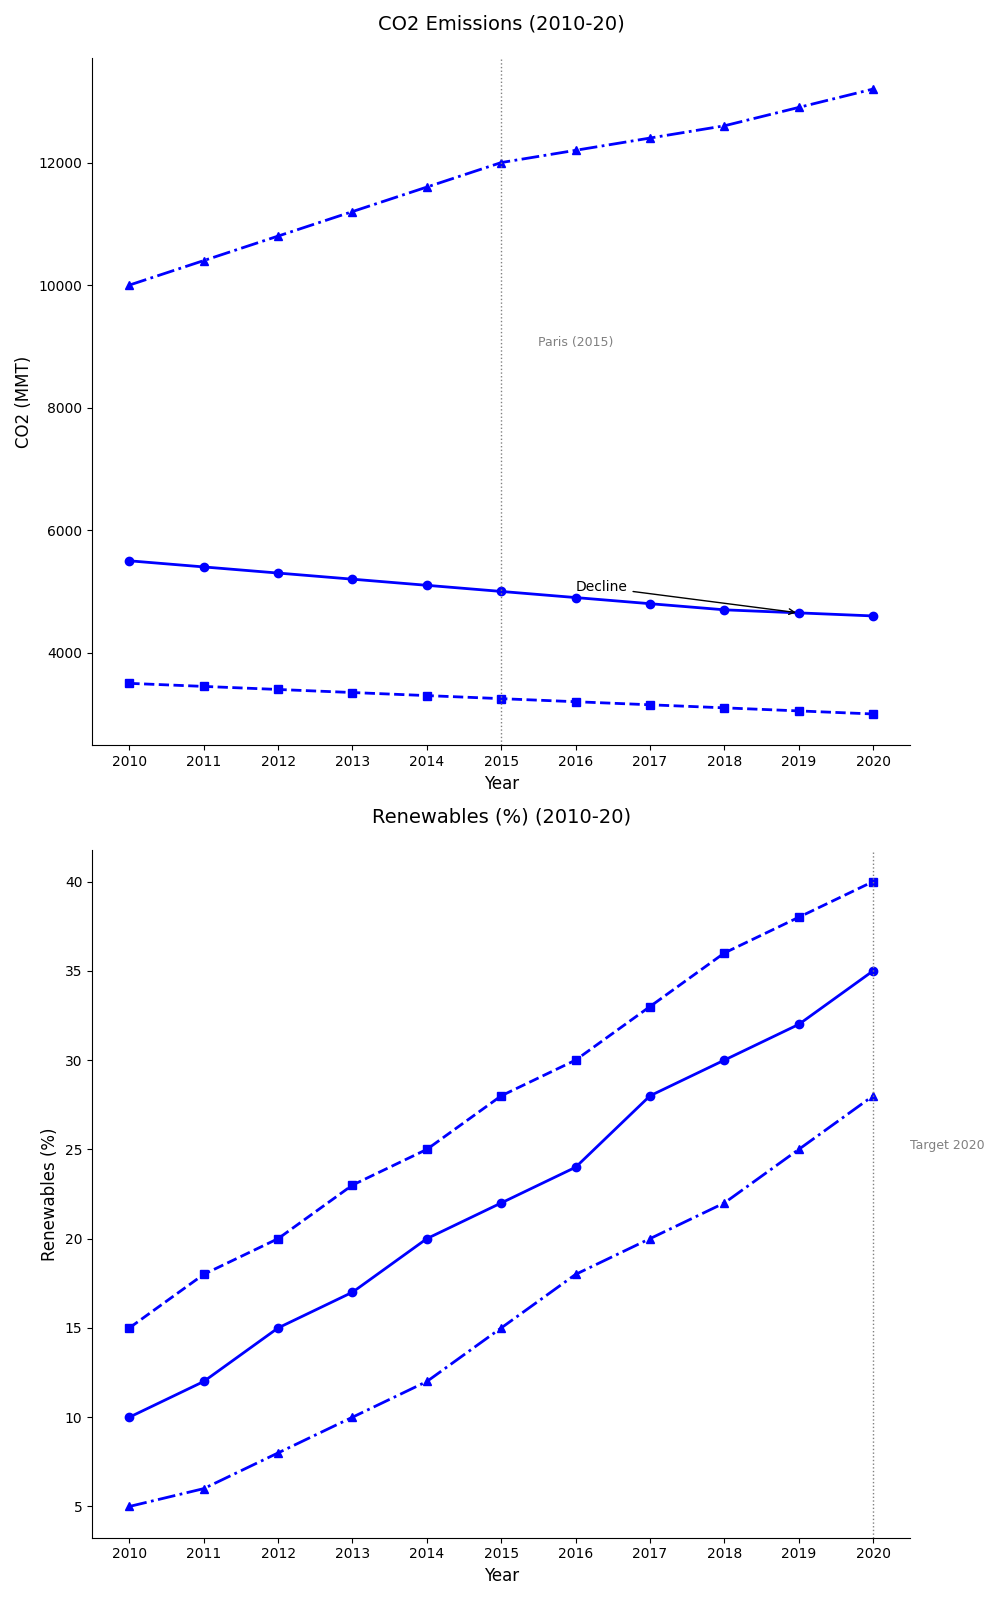

Here is the Python script that generated this plot:
import matplotlib.pyplot as plt
import numpy as np

years = np.arange(2010, 2021)
north_america_co2 = [5500, 5400, 5300, 5200, 5100, 5000, 4900, 4800, 4700, 4650, 4600]
europe_co2 = [3500, 3450, 3400, 3350, 3300, 3250, 3200, 3150, 3100, 3050, 3000]
asia_co2 = [10000, 10400, 10800, 11200, 11600, 12000, 12200, 12400, 12600, 12900, 13200]
north_america_renew = [10, 12, 15, 17, 20, 22, 24, 28, 30, 32, 35]
europe_renew = [15, 18, 20, 23, 25, 28, 30, 33, 36, 38, 40]
asia_renew = [5, 6, 8, 10, 12, 15, 18, 20, 22, 25, 28]

fig, (ax1, ax2) = plt.subplots(2, 1, figsize=(10, 16))

# Plot for CO2 emissions
ax1.plot(years, north_america_co2, color='blue', marker='o', linestyle='-', linewidth=2)
ax1.plot(years, europe_co2, color='blue', marker='s', linestyle='--', linewidth=2)
ax1.plot(years, asia_co2, color='blue', marker='^', linestyle='-.', linewidth=2)
ax1.axvline(x=2015, color='grey', linestyle=':', linewidth=1)
ax1.text(2015.5, 9000, 'Paris (2015)', fontsize=9, color='grey')
ax1.set_title("CO2 Emissions (2010-20)", fontsize=14, pad=20)
ax1.set_xlabel("Year", fontsize=12)
ax1.set_ylabel("CO2 (MMT)", fontsize=12)
ax1.set_xticks(years)
ax1.spines['top'].set_linewidth(0)
ax1.spines['right'].set_linewidth(0)
ax1.annotate('Decline', xy=(2019, 4650), xytext=(2016, 5000),
             arrowprops=dict(facecolor='black', arrowstyle='->'), fontsize=10)

# Plot for renewable energy
ax2.plot(years, north_america_renew, color='blue', marker='o', linestyle='-', linewidth=2)
ax2.plot(years, europe_renew, color='blue', marker='s', linestyle='--', linewidth=2)
ax2.plot(years, asia_renew, color='blue', marker='^', linestyle='-.', linewidth=2)
ax2.set_title("Renewables (%) (2010-20)", fontsize=14, pad=20)
ax2.set_xlabel("Year", fontsize=12)
ax2.set_ylabel("Renewables (%)", fontsize=12)
ax2.set_xticks(years)
ax2.spines['top'].set_linewidth(0)
ax2.spines['right'].set_linewidth(0)
ax2.axvline(x=2020, color='grey', linestyle=':', linewidth=1)
ax2.text(2020.5, 25, 'Target 2020', fontsize=9, color='grey')

plt.tight_layout()
plt.show()
